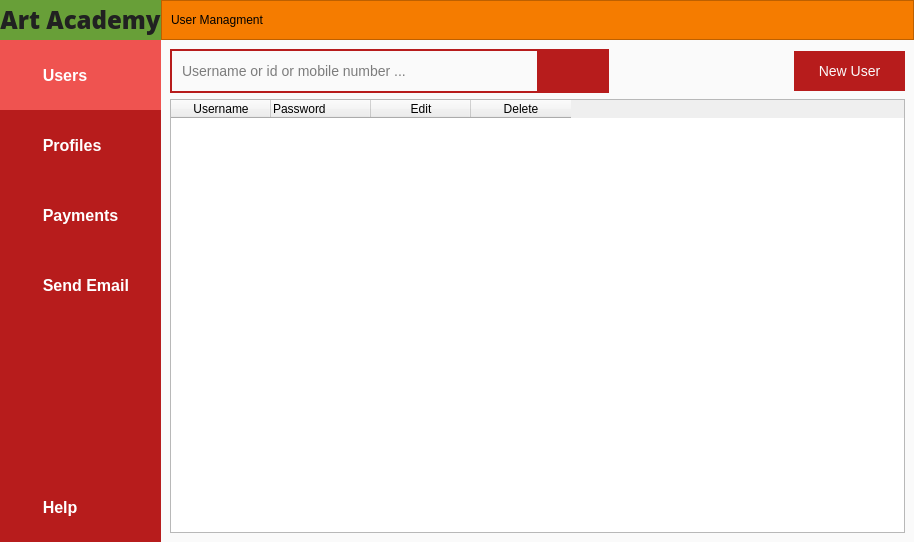
<?xml version="1.0" encoding="UTF-8"?>
<ui version="4.0">
 <class>main_window</class>
 <widget class="QMainWindow" name="main_window">
  <property name="geometry">
   <rect>
    <x>0</x>
    <y>0</y>
    <width>914</width>
    <height>542</height>
   </rect>
  </property>
  <property name="windowTitle">
   <string>Art Academy</string>
  </property>
  <property name="styleSheet">
   <string notr="true">QMainWindow {
	font-family: url(:/fonts/OpenSans-Regular.ttf);
	font-size: 35px;
}
#main_frame {
	background-color: #fafafa;
}

#menu_frame {
	background-color: #b71c1c;
}

QRadioButton {
	background-color: none;
	border: none;
	color: white;
	font-weight: bold;
	font-size: 16px;
	padding: 25px;
	margin-left: -20px;
}

QRadioButton:hover {
	background-color: #c62828;
}

QRadioButton:checked {
	background-color: #ef5350;
}

QRadioButton::indicator {
	border: none;
}
QLabel#logo {
	background-color: #689f38;
	color: #212121;
}
QFrame#header_frame {
	background-color: #f57c00;
}

#pages {
	background-color: #fafafa;
}

#new_user {
	background-color: #b71c1c;
	border: none;
	padding: 10px;
	color: #fafafa;
	font-size: 14px;
	width: 20px;
	height: 20px;
}


#new_user:hover {
	background-color: #c62828;
}

#search_box {
	background-color: #fafafa;
	border: 2px solid #b71c1c;
	padding: 10px 8px;
	font-size: 14px;
	width: 20px;
	height: 20px;
}

#search_button {
	border: 2px soild #b71c1c;
	background-color: #b71c1c;
	width: 50px;
	height: 24px;
	padding: 10px;
}
#search_button:hover {
	background-color: #c62828;
}
</string>
  </property>
  <widget class="QWidget" name="centralwidget">
   <layout class="QHBoxLayout" name="horizontalLayout" stretch="10,100">
    <property name="spacing">
     <number>0</number>
    </property>
    <property name="leftMargin">
     <number>0</number>
    </property>
    <property name="topMargin">
     <number>0</number>
    </property>
    <property name="rightMargin">
     <number>0</number>
    </property>
    <property name="bottomMargin">
     <number>0</number>
    </property>
    <item>
     <widget class="QFrame" name="menu_frame">
      <property name="sizePolicy">
       <sizepolicy hsizetype="Minimum" vsizetype="Expanding">
        <horstretch>0</horstretch>
        <verstretch>0</verstretch>
       </sizepolicy>
      </property>
      <property name="frameShape">
       <enum>QFrame::NoFrame</enum>
      </property>
      <property name="frameShadow">
       <enum>QFrame::Raised</enum>
      </property>
      <property name="lineWidth">
       <number>1</number>
      </property>
      <layout class="QVBoxLayout" name="verticalLayout" stretch="0,10,10,10,10,80,10">
       <property name="spacing">
        <number>0</number>
       </property>
       <property name="sizeConstraint">
        <enum>QLayout::SetDefaultConstraint</enum>
       </property>
       <property name="leftMargin">
        <number>0</number>
       </property>
       <property name="topMargin">
        <number>0</number>
       </property>
       <property name="rightMargin">
        <number>0</number>
       </property>
       <property name="bottomMargin">
        <number>0</number>
       </property>
       <item>
        <layout class="QHBoxLayout" name="logo_label">
         <property name="spacing">
          <number>0</number>
         </property>
         <property name="sizeConstraint">
          <enum>QLayout::SetDefaultConstraint</enum>
         </property>
         <property name="leftMargin">
          <number>0</number>
         </property>
         <item>
          <widget class="QLabel" name="logo">
           <property name="sizePolicy">
            <sizepolicy hsizetype="Minimum" vsizetype="Minimum">
             <horstretch>0</horstretch>
             <verstretch>0</verstretch>
            </sizepolicy>
           </property>
           <property name="minimumSize">
            <size>
             <width>10</width>
             <height>40</height>
            </size>
           </property>
           <property name="font">
            <font>
             <family>Open Sans Extrabold</family>
             <pointsize>18</pointsize>
            </font>
           </property>
           <property name="text">
            <string>Art Academy</string>
           </property>
           <property name="alignment">
            <set>Qt::AlignCenter</set>
           </property>
          </widget>
         </item>
        </layout>
       </item>
       <item>
        <layout class="QHBoxLayout" name="user_layout">
         <item>
          <widget class="QRadioButton" name="users">
           <property name="sizePolicy">
            <sizepolicy hsizetype="Expanding" vsizetype="Expanding">
             <horstretch>0</horstretch>
             <verstretch>0</verstretch>
            </sizepolicy>
           </property>
           <property name="minimumSize">
            <size>
             <width>0</width>
             <height>0</height>
            </size>
           </property>
           <property name="text">
            <string>    Users</string>
           </property>
           <property name="icon">
            <iconset resource="resources/res.qrc">
             <normaloff>:/icons/user.png</normaloff>:/icons/user.png</iconset>
           </property>
           <property name="iconSize">
            <size>
             <width>48</width>
             <height>48</height>
            </size>
           </property>
           <property name="checked">
            <bool>true</bool>
           </property>
          </widget>
         </item>
        </layout>
       </item>
       <item>
        <layout class="QHBoxLayout" name="profile_layout">
         <property name="spacing">
          <number>0</number>
         </property>
         <item>
          <widget class="QRadioButton" name="profiles">
           <property name="sizePolicy">
            <sizepolicy hsizetype="Expanding" vsizetype="Expanding">
             <horstretch>0</horstretch>
             <verstretch>0</verstretch>
            </sizepolicy>
           </property>
           <property name="text">
            <string>    Profiles</string>
           </property>
           <property name="icon">
            <iconset resource="resources/res.qrc">
             <normaloff>:/icons/profile.png</normaloff>:/icons/profile.png</iconset>
           </property>
           <property name="iconSize">
            <size>
             <width>48</width>
             <height>48</height>
            </size>
           </property>
          </widget>
         </item>
        </layout>
       </item>
       <item>
        <layout class="QHBoxLayout" name="payment_layout">
         <property name="spacing">
          <number>0</number>
         </property>
         <item>
          <widget class="QRadioButton" name="payments">
           <property name="sizePolicy">
            <sizepolicy hsizetype="Expanding" vsizetype="Expanding">
             <horstretch>0</horstretch>
             <verstretch>0</verstretch>
            </sizepolicy>
           </property>
           <property name="text">
            <string>    Payments</string>
           </property>
           <property name="icon">
            <iconset resource="resources/res.qrc">
             <normaloff>:/icons/payment.png</normaloff>:/icons/payment.png</iconset>
           </property>
           <property name="iconSize">
            <size>
             <width>48</width>
             <height>48</height>
            </size>
           </property>
          </widget>
         </item>
        </layout>
       </item>
       <item>
        <layout class="QHBoxLayout" name="send_mail_layout">
         <property name="spacing">
          <number>0</number>
         </property>
         <item>
          <widget class="QRadioButton" name="send_email">
           <property name="sizePolicy">
            <sizepolicy hsizetype="Expanding" vsizetype="Expanding">
             <horstretch>0</horstretch>
             <verstretch>0</verstretch>
            </sizepolicy>
           </property>
           <property name="text">
            <string>    Send Email</string>
           </property>
           <property name="icon">
            <iconset resource="resources/res.qrc">
             <normaloff>:/icons/email.png</normaloff>:/icons/email.png</iconset>
           </property>
           <property name="iconSize">
            <size>
             <width>48</width>
             <height>48</height>
            </size>
           </property>
          </widget>
         </item>
        </layout>
       </item>
       <item>
        <spacer name="verticalSpacer">
         <property name="orientation">
          <enum>Qt::Vertical</enum>
         </property>
         <property name="sizeType">
          <enum>QSizePolicy::Preferred</enum>
         </property>
         <property name="sizeHint" stdset="0">
          <size>
           <width>0</width>
           <height>0</height>
          </size>
         </property>
        </spacer>
       </item>
       <item>
        <layout class="QHBoxLayout" name="setting_layout">
         <property name="spacing">
          <number>0</number>
         </property>
         <item>
          <widget class="QRadioButton" name="help">
           <property name="sizePolicy">
            <sizepolicy hsizetype="Expanding" vsizetype="Expanding">
             <horstretch>0</horstretch>
             <verstretch>0</verstretch>
            </sizepolicy>
           </property>
           <property name="text">
            <string>    Help</string>
           </property>
           <property name="icon">
            <iconset resource="resources/res.qrc">
             <normaloff>:/icons/info.png</normaloff>:/icons/info.png</iconset>
           </property>
           <property name="iconSize">
            <size>
             <width>48</width>
             <height>48</height>
            </size>
           </property>
          </widget>
         </item>
        </layout>
       </item>
      </layout>
     </widget>
    </item>
    <item>
     <widget class="QFrame" name="main_frame">
      <property name="sizePolicy">
       <sizepolicy hsizetype="Minimum" vsizetype="Minimum">
        <horstretch>0</horstretch>
        <verstretch>0</verstretch>
       </sizepolicy>
      </property>
      <property name="minimumSize">
       <size>
        <width>700</width>
        <height>0</height>
       </size>
      </property>
      <property name="styleSheet">
       <string notr="true"/>
      </property>
      <property name="frameShape">
       <enum>QFrame::NoFrame</enum>
      </property>
      <property name="frameShadow">
       <enum>QFrame::Plain</enum>
      </property>
      <property name="lineWidth">
       <number>0</number>
      </property>
      <layout class="QVBoxLayout" name="verticalLayout_2" stretch="10,0">
       <property name="spacing">
        <number>0</number>
       </property>
       <property name="leftMargin">
        <number>0</number>
       </property>
       <property name="topMargin">
        <number>0</number>
       </property>
       <property name="rightMargin">
        <number>0</number>
       </property>
       <property name="bottomMargin">
        <number>0</number>
       </property>
       <item>
        <widget class="QFrame" name="header_frame">
         <property name="sizePolicy">
          <sizepolicy hsizetype="Minimum" vsizetype="Fixed">
           <horstretch>0</horstretch>
           <verstretch>0</verstretch>
          </sizepolicy>
         </property>
         <property name="minimumSize">
          <size>
           <width>0</width>
           <height>40</height>
          </size>
         </property>
         <property name="frameShape">
          <enum>QFrame::StyledPanel</enum>
         </property>
         <property name="frameShadow">
          <enum>QFrame::Raised</enum>
         </property>
         <layout class="QHBoxLayout" name="horizontalLayout_3">
          <item>
           <widget class="QLabel" name="header_text">
            <property name="text">
             <string>User Managment</string>
            </property>
           </widget>
          </item>
         </layout>
        </widget>
       </item>
       <item>
        <widget class="QStackedWidget" name="pages">
         <property name="styleSheet">
          <string notr="true"/>
         </property>
         <property name="currentIndex">
          <number>0</number>
         </property>
         <widget class="QWidget" name="users_page">
          <layout class="QVBoxLayout" name="verticalLayout_3" stretch="0,20">
           <item>
            <widget class="QFrame" name="user_top">
             <property name="frameShape">
              <enum>QFrame::NoFrame</enum>
             </property>
             <property name="frameShadow">
              <enum>QFrame::Plain</enum>
             </property>
             <property name="lineWidth">
              <number>0</number>
             </property>
             <layout class="QHBoxLayout" name="horizontalLayout_2" stretch="10,0,5,3">
              <property name="spacing">
               <number>0</number>
              </property>
              <property name="leftMargin">
               <number>0</number>
              </property>
              <property name="topMargin">
               <number>0</number>
              </property>
              <property name="rightMargin">
               <number>0</number>
              </property>
              <property name="bottomMargin">
               <number>0</number>
              </property>
              <item>
               <widget class="QLineEdit" name="search_box">
                <property name="sizePolicy">
                 <sizepolicy hsizetype="Expanding" vsizetype="Fixed">
                  <horstretch>0</horstretch>
                  <verstretch>0</verstretch>
                 </sizepolicy>
                </property>
                <property name="text">
                 <string/>
                </property>
                <property name="placeholderText">
                 <string>Username or id or mobile number ...</string>
                </property>
               </widget>
              </item>
              <item>
               <widget class="QPushButton" name="search_button">
                <property name="text">
                 <string/>
                </property>
                <property name="icon">
                 <iconset resource="resources/res.qrc">
                  <normaloff>:/icons/search.png</normaloff>:/icons/search.png</iconset>
                </property>
                <property name="iconSize">
                 <size>
                  <width>32</width>
                  <height>32</height>
                 </size>
                </property>
               </widget>
              </item>
              <item>
               <spacer name="horizontalSpacer">
                <property name="orientation">
                 <enum>Qt::Horizontal</enum>
                </property>
                <property name="sizeHint" stdset="0">
                 <size>
                  <width>40</width>
                  <height>20</height>
                 </size>
                </property>
               </spacer>
              </item>
              <item>
               <widget class="QPushButton" name="new_user">
                <property name="text">
                 <string>New User</string>
                </property>
               </widget>
              </item>
             </layout>
            </widget>
           </item>
           <item>
            <widget class="QTableWidget" name="table_widget">
             <column>
              <property name="text">
               <string>Username</string>
              </property>
             </column>
             <column>
              <property name="text">
               <string>Password</string>
              </property>
              <property name="textAlignment">
               <set>AlignJustify|AlignVCenter</set>
              </property>
             </column>
             <column>
              <property name="text">
               <string>Edit</string>
              </property>
             </column>
             <column>
              <property name="text">
               <string>Delete</string>
              </property>
             </column>
            </widget>
           </item>
          </layout>
         </widget>
         <widget class="QWidget" name="profiles_page">
          <widget class="QLabel" name="label_2">
           <property name="geometry">
            <rect>
             <x>260</x>
             <y>30</y>
             <width>161</width>
             <height>16</height>
            </rect>
           </property>
           <property name="text">
            <string>Profile page</string>
           </property>
          </widget>
         </widget>
         <widget class="QWidget" name="payments_page"/>
         <widget class="QWidget" name="send_mail_page"/>
         <widget class="QWidget" name="help_page"/>
        </widget>
       </item>
      </layout>
     </widget>
    </item>
   </layout>
  </widget>
 </widget>
 <resources>
  <include location="resources/res.qrc"/>
 </resources>
 <connections/>
</ui>
